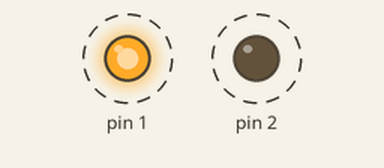
Bench run of a sketch on a simulated Arduino Uno, built with avr-gcc and run on an emulated ATmega328P. Parts: output pins drawn as LEDs (lit = HIGH). Dashed ring = blinking.

Above: at 0.5 s.
Timing chart, 0 to 4.9 s (numbered marks = the images above):
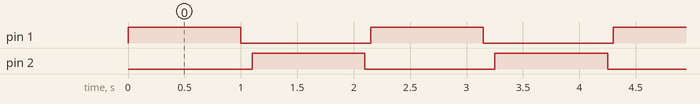

The sketch:

fantabulous_wolt1__1_.ino
```cpp
// C++ code
//
void setup()
{
  pinMode(1, OUTPUT);
  pinMode(2, OUTPUT);
}

void loop()
{
  digitalWrite(1, HIGH);
  delay(1000); // Wait for 1000 millisecond(s)
  digitalWrite(1, LOW);
  delay(100); // Wait for 1000 millisecond(s)

  digitalWrite(2, HIGH);
  delay(1000); // Wait for 1000 millisecond(s)
  digitalWrite(2, LOW);
  delay(50); // Wait for 1000 millisecond(s)


}
```

Measured:
- by itself, pin 1, pin 2: alternates HIGH for 1.0 s and LOW for 1.2 s
- by itself, everything shown: repeats every 2.2 s, in 4 steps
